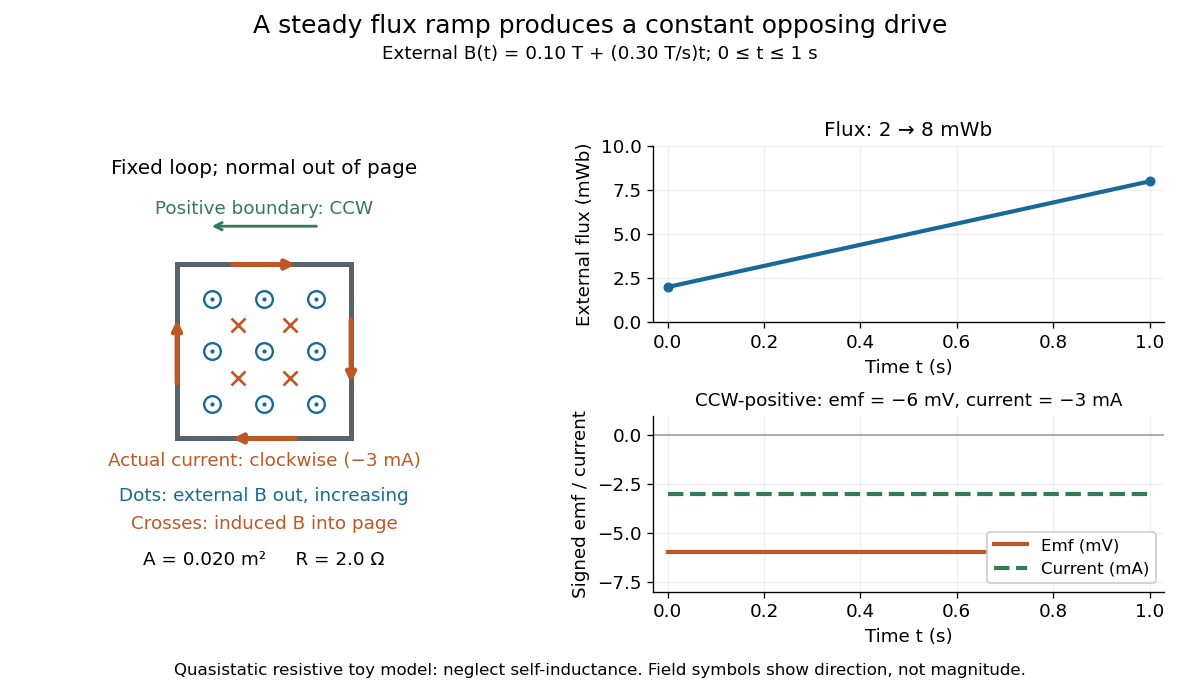

Reproduce this figure in Python.
"""Changing flux and signed induction; write the PNG to the current directory.

Tested with Python 3.14.4, NumPy 2.3.5, Matplotlib 3.10.7.
"""

from pathlib import Path

import matplotlib

matplotlib.use("Agg")
import matplotlib.pyplot as plt
from matplotlib.patches import Rectangle
import numpy as np


def main():
    t = np.linspace(0.0, 1.0, 101)
    area, resistance = 0.020, 2.0
    field = 0.10 + 0.30 * t
    flux = area * field
    emf = -np.gradient(flux, t)
    current = emf / resistance
    np.testing.assert_allclose(flux[[0, -1]], [0.002, 0.008])
    np.testing.assert_allclose(emf, -0.006, atol=1e-14)
    np.testing.assert_allclose(current, -0.003, atol=1e-14)
    # Independently check the sign of the field at the loop center using
    # Biot-Savart direction dl x (center - source) for a clockwise circle.
    angle = np.linspace(0, -2 * np.pi, 721)
    points = np.column_stack((np.cos(angle), np.sin(angle), np.zeros_like(angle)))
    dl = np.diff(points, axis=0)
    to_center = -(points[1:] + points[:-1]) / 2
    assert np.all(np.cross(dl, to_center)[:, 2] < 0)

    blue, orange, green = "#176997", "#bd5723", "#337b56"
    plt.rcParams.update({"font.size": 11, "axes.spines.top": False, "axes.spines.right": False})
    fig = plt.figure(figsize=(10, 5.8), dpi=120, facecolor="white")
    grid = fig.add_gridspec(2, 2, width_ratios=(1.0, 1.15), hspace=0.53, wspace=0.35)
    diagram = fig.add_subplot(grid[:, 0])
    diagram.add_patch(Rectangle((0, 0), 1, 1, fill=False, lw=3, edgecolor="#59636c"))
    for x in (0.2, 0.5, 0.8):
        for y in (0.2, 0.5, 0.8):
            diagram.plot(x, y, "o", ms=10, mfc="white", mec=blue, mew=1.4)
            diagram.plot(x, y, ".", ms=3, color=blue)
    for x, y in ((0.35, 0.35), (0.65, 0.35), (0.35, 0.65), (0.65, 0.65)):
        diagram.plot(x, y, "x", ms=8, mew=1.6, color=orange)
    for start, end in (((0.3, 1), (0.7, 1)), ((1, 0.7), (1, 0.3)),
                       ((0.7, 0), (0.3, 0)), ((0, 0.3), (0, 0.7))):
        diagram.annotate("", end, start, arrowprops={"arrowstyle": "->", "color": orange, "lw": 3})
    diagram.annotate("", (0.18, 1.22), (0.82, 1.22),
                     arrowprops={"arrowstyle": "->", "color": green, "lw": 1.7})
    diagram.text(0.5, 1.29, "Positive boundary: CCW", ha="center", color=green)
    diagram.text(0.5, 1.52, "Fixed loop; normal out of page", ha="center", fontsize=12)
    diagram.text(0.5, -0.16, "Actual current: clockwise (−3 mA)", ha="center", color=orange)
    diagram.text(0.5, -0.36, "Dots: external B out, increasing", ha="center", color=blue)
    diagram.text(0.5, -0.52, "Crosses: induced B into page", ha="center", color=orange)
    diagram.text(0.5, -0.73, "A = 0.020 m²     R = 2.0 Ω", ha="center")
    diagram.set(xlim=(-0.3, 1.3), ylim=(-0.88, 1.68), aspect="equal")
    diagram.axis("off")

    flux_ax = fig.add_subplot(grid[0, 1])
    flux_ax.plot(t, flux * 1000, lw=2.5, color=blue)
    flux_ax.scatter([0, 1], flux[[0, -1]] * 1000, color=blue, s=25)
    flux_ax.set(xlim=(-0.03, 1.03), ylim=(0, 10), xlabel="Time t (s)", ylabel="External flux (mWb)")
    flux_ax.set_title("Flux: 2 → 8 mWb", fontsize=12)
    flux_ax.grid(alpha=0.18)
    drive_ax = fig.add_subplot(grid[1, 1])
    drive_ax.axhline(0, color="#96a1a8", lw=1)
    drive_ax.plot(t, emf * 1000, lw=2.5, color=orange, label="Emf (mV)")
    drive_ax.plot(t, current * 1000, lw=2.5, color=green, ls="--", label="Current (mA)")
    drive_ax.set(xlim=(-0.03, 1.03), ylim=(-8, 1), xlabel="Time t (s)", ylabel="Signed emf / current")
    drive_ax.legend(loc="lower right", fontsize=10, framealpha=1)
    drive_ax.set_title("CCW-positive: emf = −6 mV, current = −3 mA", fontsize=11)
    drive_ax.grid(alpha=0.18)
    fig.suptitle("A steady flux ramp produces a constant opposing drive", fontsize=15, y=0.98)
    fig.text(0.5, 0.915, "External B(t) = 0.10 T + (0.30 T/s)t; 0 ≤ t ≤ 1 s", ha="center", fontsize=11)
    fig.text(0.5, 0.03, "Quasistatic resistive toy model: neglect self-inductance. Field symbols show direction, not magnitude.",
             ha="center", fontsize=10)
    fig.subplots_adjust(left=0.035, right=0.97, bottom=0.15, top=0.79)
    fig.savefig(Path.cwd() / Path(__file__).with_suffix(".png").name, facecolor="white", transparent=False)
    plt.close(fig)


if __name__ == "__main__":
    main()
